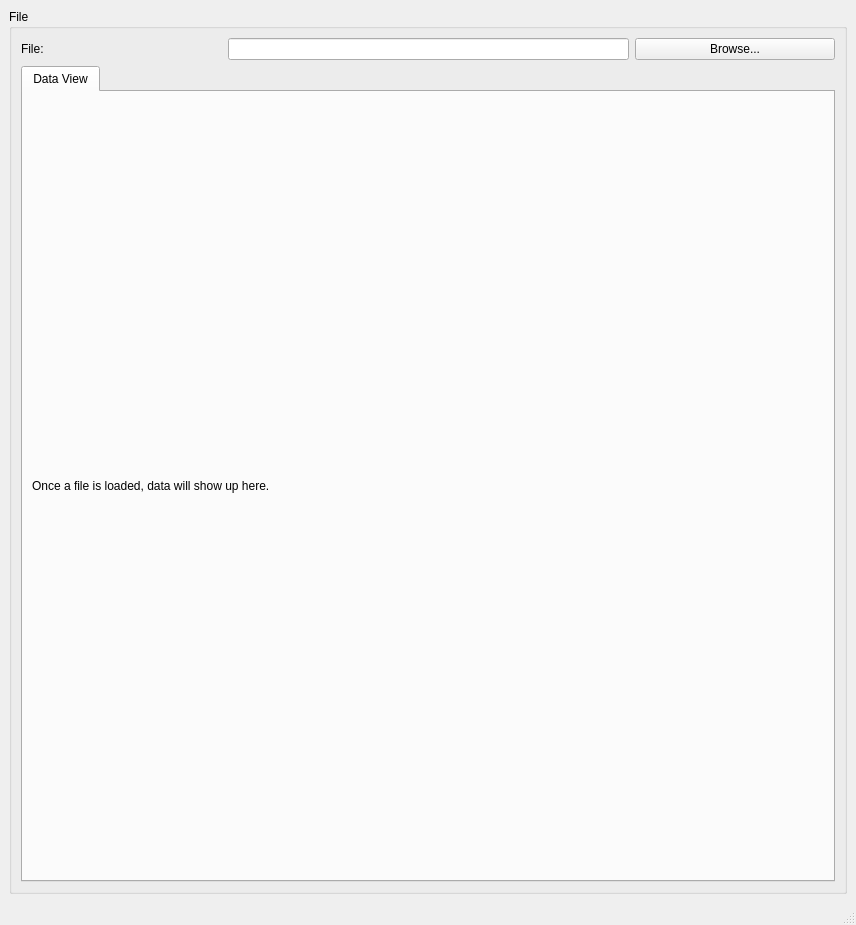
<?xml version="1.0" encoding="UTF-8"?>
<ui version="4.0">
 <class>MainWindow</class>
 <widget class="QMainWindow" name="MainWindow">
  <property name="geometry">
   <rect>
    <x>0</x>
    <y>0</y>
    <width>856</width>
    <height>925</height>
   </rect>
  </property>
  <property name="windowTitle">
   <string>H5/pkl View</string>
  </property>
  <widget class="QWidget" name="centralwidget">
   <layout class="QVBoxLayout" name="verticalLayout_2">
    <item>
     <widget class="QSplitter" name="splitter">
      <property name="orientation">
       <enum>Qt::Horizontal</enum>
      </property>
      <widget class="QGroupBox" name="groupBox">
       <property name="title">
        <string>File</string>
       </property>
       <layout class="QGridLayout" name="gridLayout_2" columnstretch="0,0,0,0">
        <item row="0" column="1" colspan="2">
         <widget class="QLineEdit" name="data_filename_lineEdit"/>
        </item>
        <item row="0" column="0">
         <widget class="QLabel" name="label_2">
          <property name="text">
           <string>File:</string>
          </property>
         </widget>
        </item>
        <item row="0" column="3">
         <widget class="QPushButton" name="data_filename_browse_pushButton">
          <property name="text">
           <string>Browse...</string>
          </property>
         </widget>
        </item>
        <item row="1" column="0" colspan="4">
         <widget class="QTabWidget" name="tabWidget_2">
          <property name="enabled">
           <bool>true</bool>
          </property>
          <property name="currentIndex">
           <number>0</number>
          </property>
          <widget class="QWidget" name="dataview_page">
           <attribute name="title">
            <string>Data View</string>
           </attribute>
           <layout class="QVBoxLayout" name="verticalLayout">
            <item>
             <widget class="QLabel" name="dataview_placeholder">
              <property name="text">
               <string>Once a file is loaded, data will show up here.</string>
              </property>
             </widget>
            </item>
           </layout>
          </widget>
         </widget>
        </item>
       </layout>
      </widget>
     </widget>
    </item>
   </layout>
  </widget>
  <widget class="QMenuBar" name="menubar">
   <property name="geometry">
    <rect>
     <x>0</x>
     <y>0</y>
     <width>856</width>
     <height>21</height>
    </rect>
   </property>
  </widget>
  <widget class="QStatusBar" name="statusbar"/>
 </widget>
 <resources/>
 <connections/>
</ui>
